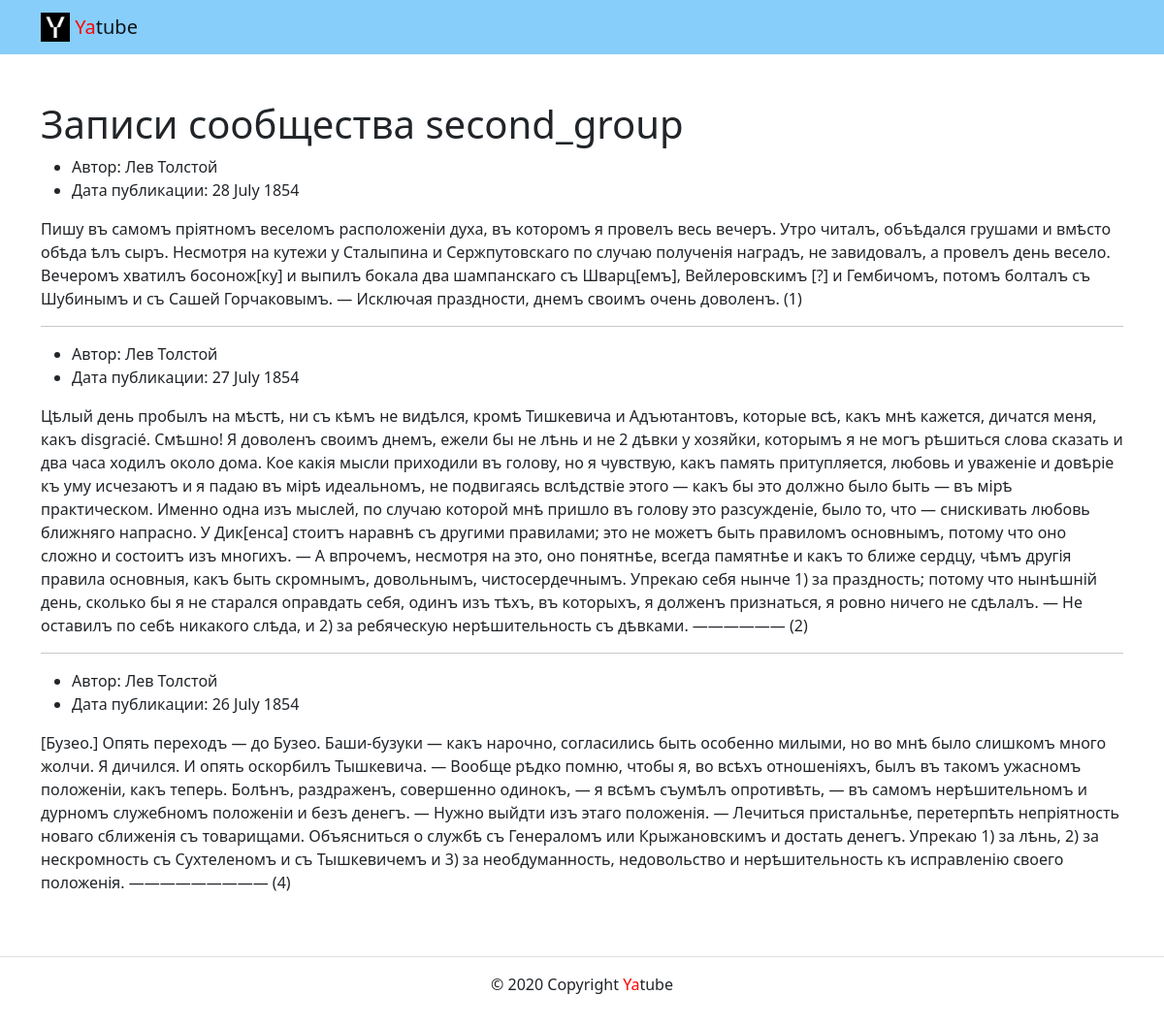
The page /group/second_group/ on the database its author committed.
### posts/models.py (models this page shows, shortened)
class Group (models.Model):
    title = models.CharField(max_length=200)
    slug = models.SlugField(unique=True)
    description = models.TextField()

class Post(models.Model):
    text = models.TextField()
    pub_date = models.DateTimeField(auto_now_add=True)
    group = models.ForeignKey(
        Group,
        on_delete=models.SET_NULL,
        null=True,
        blank=True,
        related_name='groups'
    )
    author = models.ForeignKey(
        User,
        on_delete=models.CASCADE,
        related_name='posts'
    )
    class Meta:
        ordering = ['-pub_date']

### posts/views.py (the view)
# urls.py: path('group/<slug:slug>/', views.group_posts, name="group_list"),
def group_posts(request, slug):
    template = 'posts/group_list.html'
    group = get_object_or_404(Group.objects.all().prefetch_related('groups'), slug=slug)
    posts = group.groups.all()
    context = {
        'group': group,
        'posts': posts,
    }
    return render(request, template, context)

### templates/posts/group_list.html (shortened to what this page needs)
{% extends 'base.html' %}
{% block title %}
  <h1>Записи сообщества {{group.title}}</h1>
{% endblock %}
{% block content%}
  {% for post in posts %}
    <ul>
      <li>
        Автор: {{ post.author.get_full_name }}
      </li>
      <li>
        Дата публикации: {{ post.pub_date|date:"d E Y" }}
      </li>
    </ul>
    <p>{{ post.text }}</p>
    {% if not forloop.last %}<hr>{% endif %}
  {% endfor %}
{% endblock %}

### rows shown on the page
Group: title "second_group"
Post: author.get_full_name "Лев Толстой", pub_date "28 July 1854", text "Пишу въ самомъ пріятномъ веселомъ расположеніи духа, въ которомъ я провелъ весь вечеръ. Утро читалъ, объѣдался грушами и вмѣсто обѣда ѣлъ сыръ. Несмотря на кутежи у Сталыпина и Сержпутовскаго по случаю полученія наградъ, не завидовалъ, а провелъ день весело. Вечеромъ хватилъ босонож[ку] и выпилъ бокала два шампанскаго съ Шварц[емъ], Вейлеровскимъ [?] и Гембичомъ, потомъ болталъ съ Шубинымъ и съ Сашей Горчаковымъ. — Исключая праздности, днемъ своимъ очень доволенъ. (1)"
Post: author.get_full_name "Лев Толстой", pub_date "27 July 1854", text "Цѣлый день пробылъ на мѣстѣ, ни съ кѣмъ не видѣлся, кромѣ Тишкевича и Адъютантовъ, которые всѣ, какъ мнѣ кажется, дичатся меня, какъ disgracié. Смѣшно! Я доволенъ своимъ днемъ, ежели бы не лѣнь и не 2 дѣвки у хозяйки, которымъ я не могъ рѣшиться слова сказать и два часа ходилъ около дома. Кое какія мысли приходили въ голову, но я чувствую, какъ память притупляется, любовь и уваженіе и довѣріе къ уму исчезаютъ и я падаю въ мірѣ идеальномъ, не подвигаясь вслѣдствіе этого — какъ бы это должно было быть — въ мірѣ практическом. Именно одна изъ мыслей, по случаю которой мнѣ пришло въ голову это разсужденіе, было то, что — снискивать любовь ближняго напрасно. У Дик[енса] стоитъ наравнѣ съ другими…"
Post: author.get_full_name "Лев Толстой", pub_date "26 July 1854", text "[Бузео.] Опять переходъ — до Бузео. Баши-бузуки — какъ нарочно, согласились быть особенно милыми, но во мнѣ было слишкомъ много жолчи. Я дичился. И опять оскорбилъ Тышкевича. — Вообще рѣдко помню, чтобы я, во всѣхъ отношеніяхъ, былъ въ такомъ ужасномъ положеніи, какъ теперь. Болѣнъ, раздраженъ, совершенно одинокъ, — я всѣмъ съумѣлъ опротивѣть, — въ самомъ нерѣшительномъ и дурномъ служебномъ положеніи и безъ денегъ. — Нужно выйдти изъ этаго положенія. — Лечиться пристальнѣе, перетерпѣть непріятность новаго сближенія съ товарищами. Объясниться о службѣ съ Генераломъ или Крыжановскимъ и достать денегъ. Упрекаю 1) за лѣнь, 2) за нескромность съ Сухтеленомъ и съ Тышкевичемъ и 3) за…"
